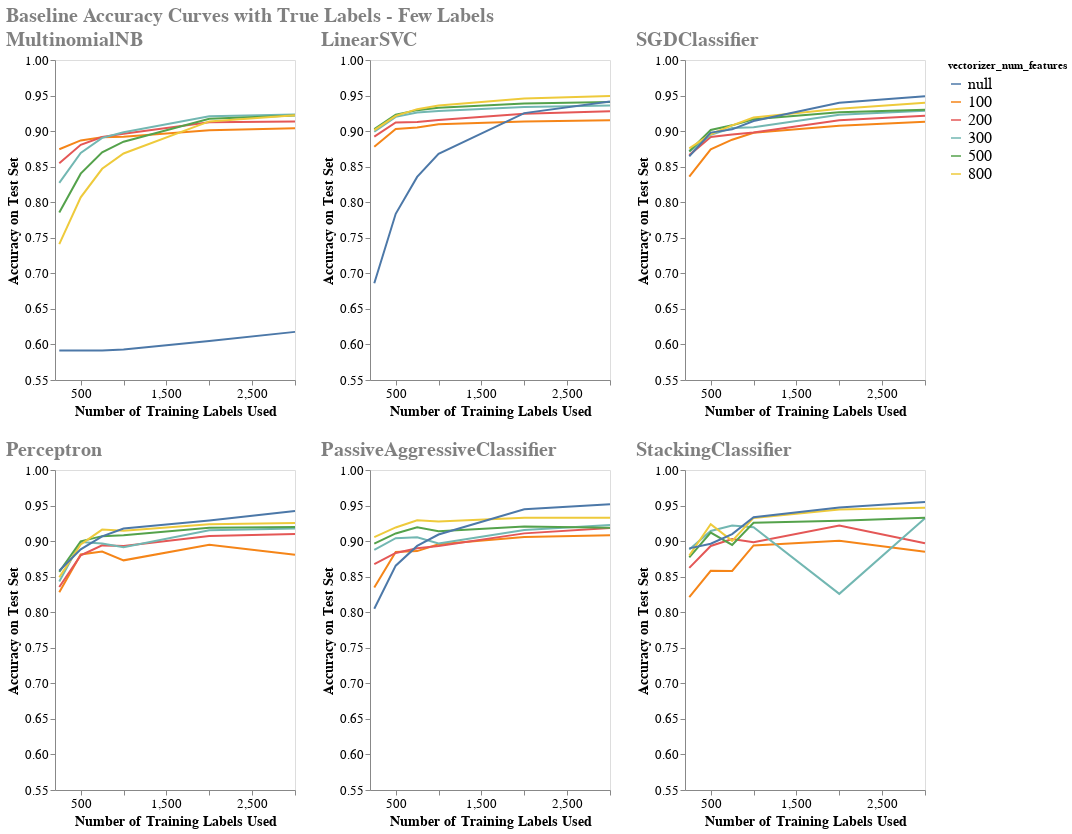

This figure's notebook cell:
### Markdown cell above
Zoom in to the early part of the chart and the first labels added.

### Code cell
upper_early_sample_limit = 3000
chrts_early = []
for model_type in model_dict.keys():
    chrts_early.append(chart_results_curve(df_results.loc[(df_results['model_type']==model_type) & 
                                                          (df_results['samples']<=upper_early_sample_limit)], model_type, lower_bound))
    

row1 = alt.hconcat(chrts_early[0] | chrts_early [1] | chrts_early [2] )
row2 = alt.hconcat(chrts_early[3] | chrts_early [4] | chrts_early [5] )

super_chrt_early = alt.vconcat(row1, row2).properties(
    title='Baseline Accuracy Curves with True Labels - Few Labels'
).configure_title(
    fontSize=20,
    anchor='start',
    color='gray'
).configure_axis(
    labelFontSize=13,
    titleFontSize=16
).configure_legend(
    labelFontSize=16
)
super_chrt_early.save('super_chrt_early_harder_target.html')
super_chrt_early
